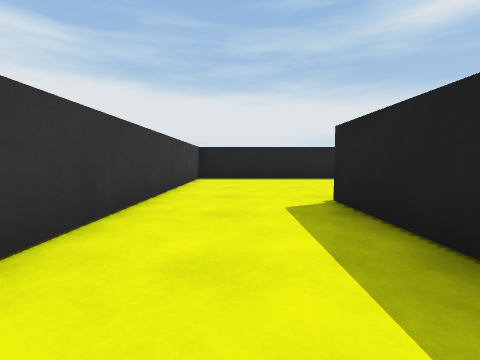
[1] (above)

20 first-person views from a walk through a 3-D level made in the Unity game engine. The camera is 0.55 m above the floor, tilts 4° down and sees 85° across. The floor is counted in squares, 1 m on a side. Each view is taken from the middle of a square. On the plan, view 1 faces up. The plan holds only what a view shows up to about 9 squares ahead; the rest is blank. The place goes on beyond the plan.

[2]
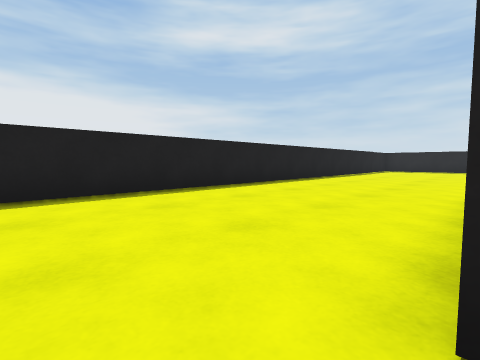

[3]
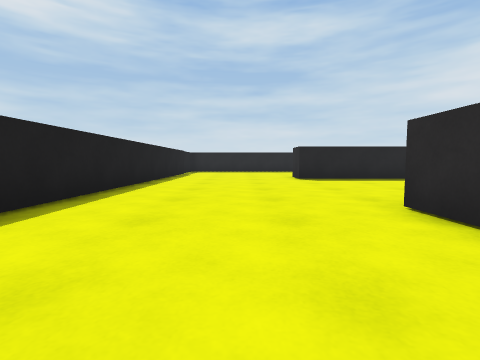

[4]
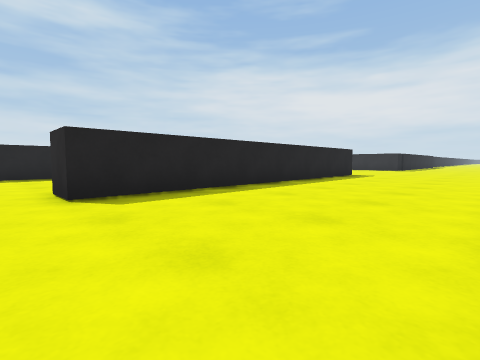

[5]
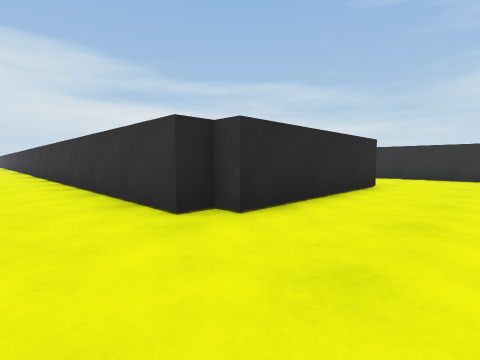

[6]
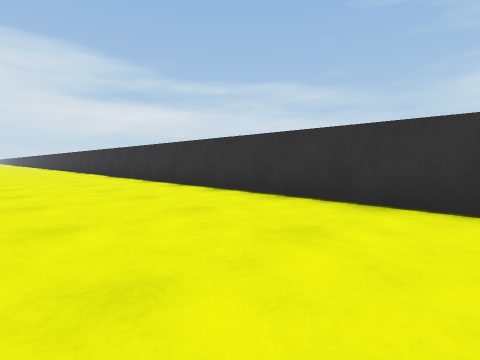

[7]
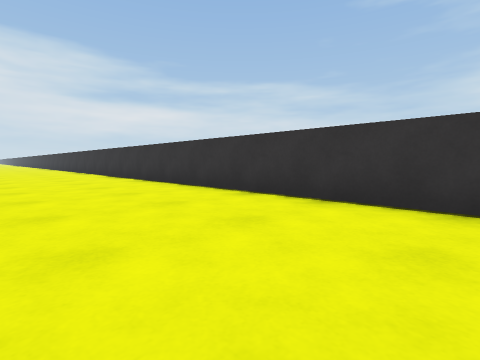

[8]
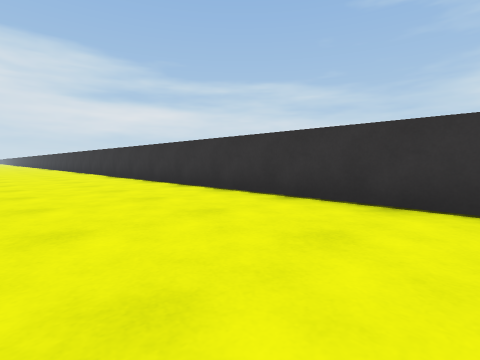

[9]
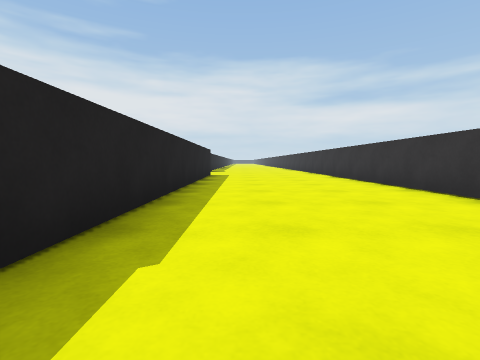

[10]
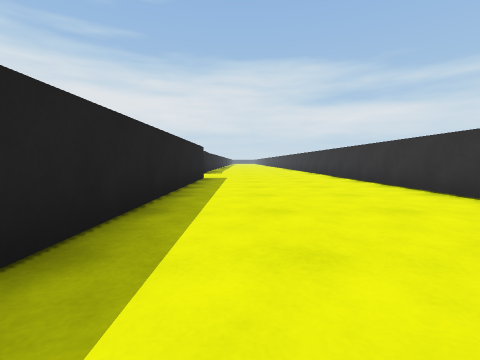

[11]
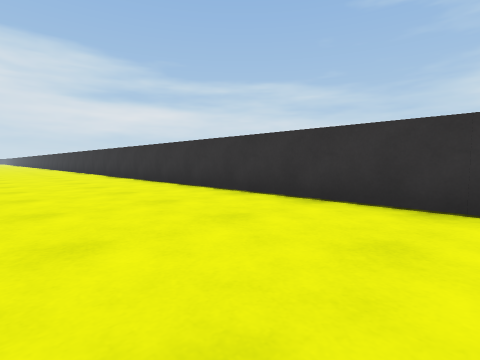

[12]
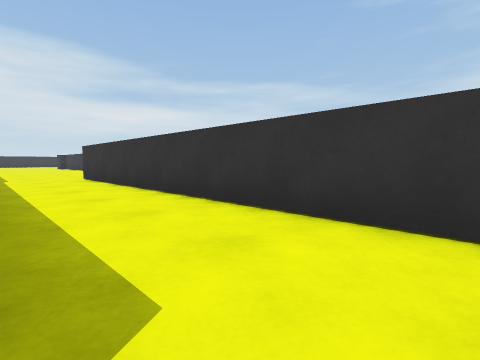

[13]
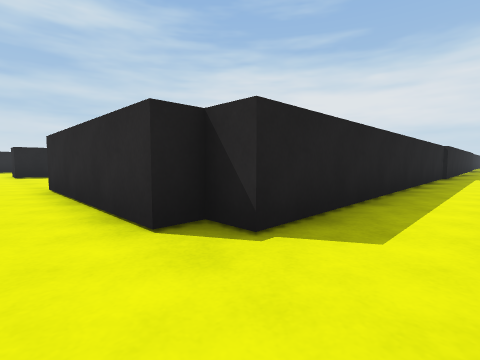

[14]
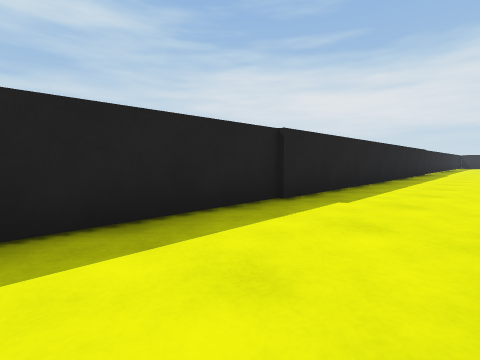

[15]
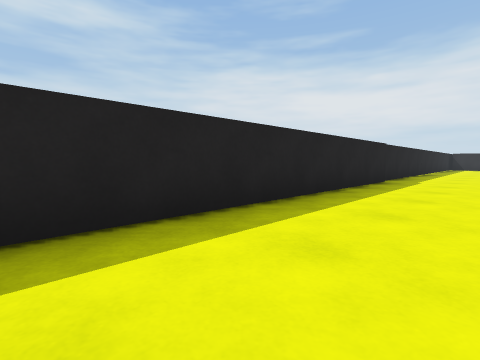

[16]
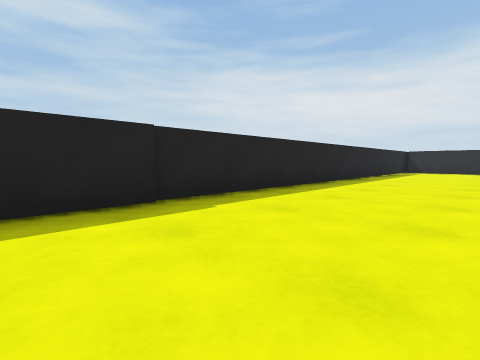

[17]
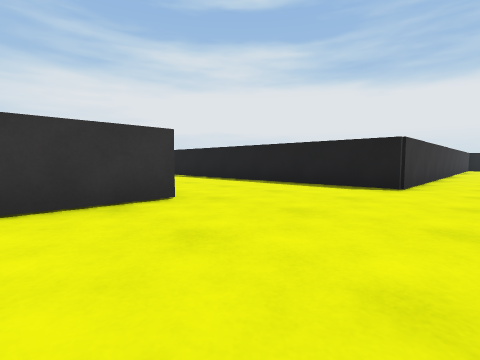

[18]
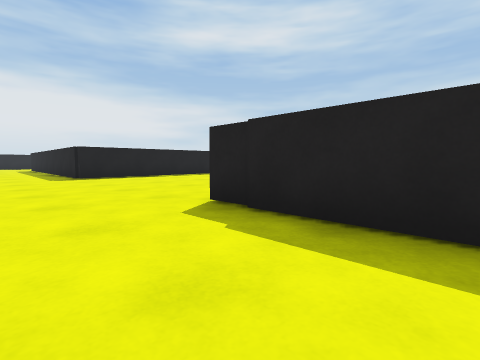

[19]
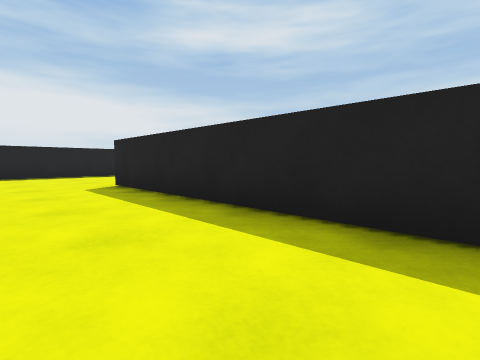

[20]
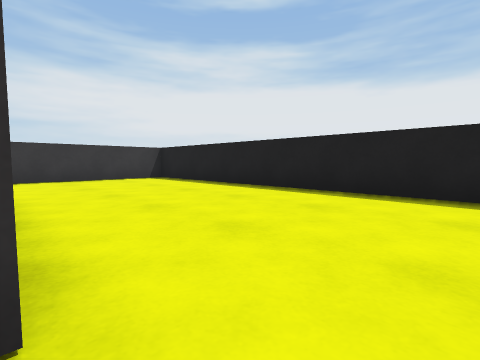

### Floor plan
Points are (right, up) in squares from view 1. A wall is a line through its corners. A room is listed if a view was taken in it or the views show most of it. See-through windows are left out.
Room 1 (views 1, 2, 3, 4, 5, 6, 7, 8, 9, 10, 11, 12, 13, 14, 18, 19, 20)
walls: (11.2, -5.7) (11.2, 4.3); (1.3, -4.6) (1.3, 3.6) (1.9, 3.6) (1.9, 4.1) (6.1, 4.1) (6.1, 3.6) (6.6, 3.6) (6.6, -22.5); (11.5, 8.5) (-1.3, 8.5) (-1.3, -3.6); (11.2, -22.5) (11.2, -12.1)
ways out: opening at (-0.5, -4.5) to room 2
Room 2 (views 15, 16, 17)
walls: (-3.4, -8.9) (-3.4, -10.9); (1.3, -22.5) (1.3, -4.6); (-1.3, -3.6) (-1.3, -5.3) (-7.1, -5.3)
ways out: opening at (-0.5, -4.5) to room 1

Where each view was taken, in squares from view 1:
view 1: 0 up, 0 right, facing up
view 2: 4 up, 1 right, facing up-right
view 3: 6 up, 3 right, facing right
view 4: 5 up, 7 right, facing down-right
view 5: 6 up, 8 right, facing down-left
view 6: 1 up, 10 right, facing down-left
view 7: 4 down, 10 right, facing down-left
view 8: 9 down, 10 right, facing down-left
view 9: 12 down, 10 right, facing down
view 10: 14 down, 10 right, facing down
view 11: 15 down, 10 right, facing down-left
view 12: 4 up, 1 right, facing down-left
view 13: 5 up, 0 right, facing down-right
view 14: 2 down, 1 left, facing down-right
view 15: 7 down, 1 left, facing down-right
view 16: 13 down, 2 left, facing down-right
view 17: 11 down, 0 right, facing up-left
view 18: 15 down, 9 right, facing up-right
view 19: 2 down, 9 right, facing up-right
view 20: 4 up, 7 right, facing up-left
